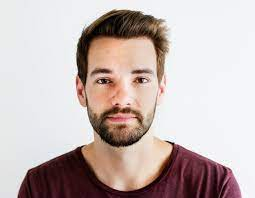
#> input picture Haarcascade_Face_Detection/sources/face_1.jpg, 255 x 198 px
$ jupyter execute Face_Detection.ipynb
#> lines starting #> are read from the running program, lines starting #| are printed output that depends on the picture; after the words box and inside, x2 and y2 are one past the last pixel; in counts of white or black regions, pixels touching at a corner belong together
[cell 1]
import cv2
import matplotlib.pyplot as plt
import numpy as np

[cell 2]
# Load the Daar Cascade for face detection
face_cascade = cv2.CascadeClassifier(cv2.data.haarcascades + "sources/haarcascade_frontalface_default.xml")

[cell 3]
# Load an image
image = cv2.imread("sources/face_1.jpg")
#> image is the input picture: shape (198, 255, 3); mean B, G, R 182.3, 184.6, 198.3

[cell 4]
# Convert image into grayscale
gray = cv2.cvtColor(image, cv2.COLOR_RGB2GRAY)
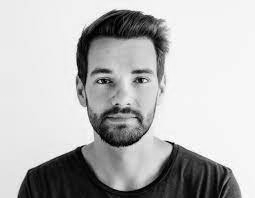
#> gray: shape (198, 255); min 0, max 255, mean 185.4

[cell 5]
# Perform Face Detection
faces = face_cascade.detectMultiScale(gray, scaleFactor=1.1, minNeighbors=5, minSize=(30,30))
#> faces = [[69, 38, 107, 107]]

[cell 6]
#Detect and draw boxes around faces
for(x,y,w,h) in faces:
  cv2.rectangle(image, (x,y), (x+w, y+h), (0, 255, 0), 3)
#> this loop made 1 pass
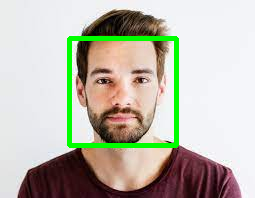
#> image: shape (198, 255, 3); 4.21% of pixels changed, all inside (x1, y1, x2, y2) = (67, 36, 179, 148)

[cell 7]
image_rgb = cv2.cvtColor(image, cv2.COLOR_BGR2RGB)
